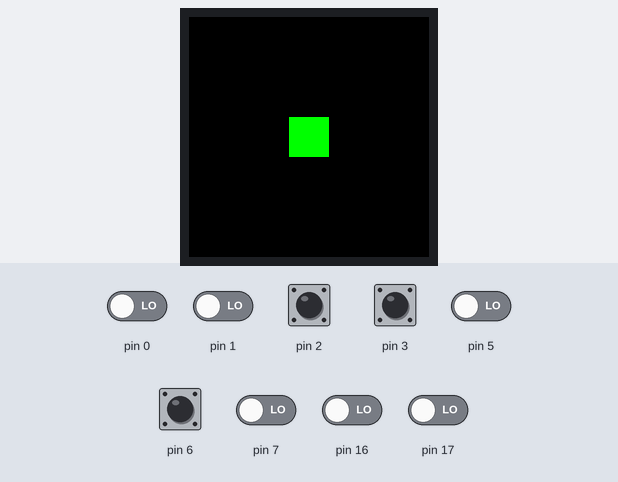
The sketch below on a simulated Arduino Mega 2560, built with avr-gcc and run on an emulated ATmega2560. On the bench: 240×240 colour display. The inputs (shaded band) are chosen by the test bench; at power-on: pin 2, pin 3, pin 6 HIGH, pin 0, pin 1, pin 5, pin 7, pin 16, pin 17 LOW.

Above: at 0.3 s.

The sketch:

ST7789_and_Encoder.ino
```cpp
#include <Encoder.h>

#define CLK 2
#define DT 3
#define SW 6

Encoder enc1(CLK, DT, SW);

#include <Adafruit_GFX.h>
#include <Adafruit_ST7789.h>
#include <SPI.h>

#define TFT_CS		10
#define TFT_RST		9
#define TFT_DC		8
#define TFT_MOSI	51
#define TFT_SCLK	52

Adafruit_ST7789 tft = Adafruit_ST7789(TFT_CS, TFT_DC, TFT_RST);

int x = tft.width()/2-20;

void setup()
{
  tft.init(240, 240);
  tft.setRotation(2);
  tft.fillScreen(ST77XX_BLACK);
  tft.fillRect(x, tft.height()/2-20, 40, 40, ST77XX_GREEN);
  enc1.setType(TYPE2);
}

void loop()
{
  enc1.tick();
  if (enc1.isTurn())
  {
    if(enc1.isRight())
    {
      if(x<200) x += 20;
      tft.fillScreen(ST77XX_BLACK);
      tft.fillRect(x, tft.height()/2-20, 40, 40, ST77XX_GREEN);
    }
    if(enc1.isLeft())
    {
      if(x>0) x -= 20;
      tft.fillScreen(ST77XX_BLACK);
      tft.fillRect(x, tft.height()/2-20, 40, 40, ST77XX_GREEN);
    }
  }
}
```
